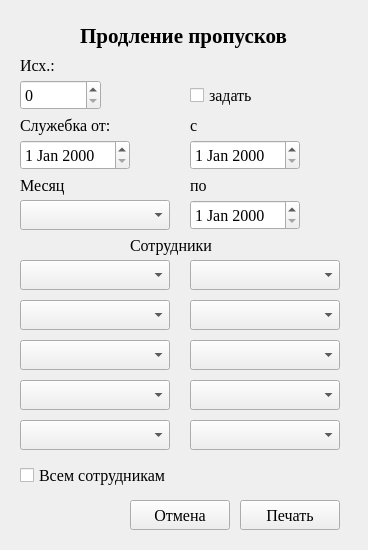
<?xml version="1.0" encoding="UTF-8"?>
<ui version="4.0">
 <class>Form</class>
 <widget class="QWidget" name="Form">
  <property name="geometry">
   <rect>
    <x>0</x>
    <y>0</y>
    <width>368</width>
    <height>550</height>
   </rect>
  </property>
  <property name="windowTitle">
   <string>Form</string>
  </property>
  <widget class="QLabel" name="label_5">
   <property name="geometry">
    <rect>
     <x>130</x>
     <y>230</y>
     <width>101</width>
     <height>30</height>
    </rect>
   </property>
   <property name="font">
    <font>
     <family>Times New Roman</family>
     <pointsize>12</pointsize>
    </font>
   </property>
   <property name="text">
    <string>Сотрудники</string>
   </property>
  </widget>
  <widget class="QLabel" name="label_6">
   <property name="geometry">
    <rect>
     <x>80</x>
     <y>20</y>
     <width>231</width>
     <height>31</height>
    </rect>
   </property>
   <property name="font">
    <font>
     <family>Times New Roman</family>
     <pointsize>16</pointsize>
     <bold>true</bold>
    </font>
   </property>
   <property name="text">
    <string>Продление пропусков</string>
   </property>
  </widget>
  <widget class="QCheckBox" name="cb_all">
   <property name="geometry">
    <rect>
     <x>20</x>
     <y>460</y>
     <width>181</width>
     <height>30</height>
    </rect>
   </property>
   <property name="font">
    <font>
     <family>Times New Roman</family>
     <pointsize>12</pointsize>
    </font>
   </property>
   <property name="text">
    <string>Всем сотрудникам</string>
   </property>
  </widget>
  <widget class="QPushButton" name="b_ok">
   <property name="geometry">
    <rect>
     <x>240</x>
     <y>500</y>
     <width>100</width>
     <height>30</height>
    </rect>
   </property>
   <property name="font">
    <font>
     <family>Times New Roman</family>
     <pointsize>12</pointsize>
    </font>
   </property>
   <property name="text">
    <string>Печать</string>
   </property>
  </widget>
  <widget class="QPushButton" name="b_cancel">
   <property name="geometry">
    <rect>
     <x>130</x>
     <y>500</y>
     <width>100</width>
     <height>30</height>
    </rect>
   </property>
   <property name="font">
    <font>
     <family>Times New Roman</family>
     <pointsize>12</pointsize>
    </font>
   </property>
   <property name="text">
    <string>Отмена</string>
   </property>
  </widget>
  <widget class="QDateEdit" name="d_note">
   <property name="geometry">
    <rect>
     <x>20</x>
     <y>140</y>
     <width>110</width>
     <height>30</height>
    </rect>
   </property>
   <property name="font">
    <font>
     <family>Times New Roman</family>
     <pointsize>12</pointsize>
    </font>
   </property>
  </widget>
  <widget class="QLabel" name="label_7">
   <property name="geometry">
    <rect>
     <x>20</x>
     <y>110</y>
     <width>101</width>
     <height>30</height>
    </rect>
   </property>
   <property name="font">
    <font>
     <family>Times New Roman</family>
     <pointsize>12</pointsize>
    </font>
   </property>
   <property name="text">
    <string>Служебка от:</string>
   </property>
  </widget>
  <widget class="QSpinBox" name="number">
   <property name="geometry">
    <rect>
     <x>20</x>
     <y>80</y>
     <width>81</width>
     <height>30</height>
    </rect>
   </property>
   <property name="font">
    <font>
     <family>Times New Roman</family>
     <pointsize>12</pointsize>
    </font>
   </property>
   <property name="maximum">
    <number>10000</number>
   </property>
  </widget>
  <widget class="QLabel" name="label_8">
   <property name="geometry">
    <rect>
     <x>20</x>
     <y>50</y>
     <width>49</width>
     <height>30</height>
    </rect>
   </property>
   <property name="font">
    <font>
     <family>Times New Roman</family>
     <pointsize>12</pointsize>
    </font>
   </property>
   <property name="text">
    <string>Исх.:</string>
   </property>
  </widget>
  <widget class="QComboBox" name="worker_1">
   <property name="geometry">
    <rect>
     <x>20</x>
     <y>260</y>
     <width>150</width>
     <height>30</height>
    </rect>
   </property>
   <property name="font">
    <font>
     <family>Times New Roman</family>
     <pointsize>12</pointsize>
    </font>
   </property>
  </widget>
  <widget class="QComboBox" name="worker_2">
   <property name="geometry">
    <rect>
     <x>20</x>
     <y>300</y>
     <width>150</width>
     <height>30</height>
    </rect>
   </property>
   <property name="font">
    <font>
     <family>Times New Roman</family>
     <pointsize>12</pointsize>
    </font>
   </property>
  </widget>
  <widget class="QComboBox" name="worker_3">
   <property name="geometry">
    <rect>
     <x>20</x>
     <y>340</y>
     <width>150</width>
     <height>30</height>
    </rect>
   </property>
   <property name="font">
    <font>
     <family>Times New Roman</family>
     <pointsize>12</pointsize>
    </font>
   </property>
  </widget>
  <widget class="QComboBox" name="worker_4">
   <property name="geometry">
    <rect>
     <x>20</x>
     <y>380</y>
     <width>150</width>
     <height>30</height>
    </rect>
   </property>
   <property name="font">
    <font>
     <family>Times New Roman</family>
     <pointsize>12</pointsize>
    </font>
   </property>
  </widget>
  <widget class="QComboBox" name="worker_5">
   <property name="geometry">
    <rect>
     <x>20</x>
     <y>420</y>
     <width>150</width>
     <height>30</height>
    </rect>
   </property>
   <property name="font">
    <font>
     <family>Times New Roman</family>
     <pointsize>12</pointsize>
    </font>
   </property>
  </widget>
  <widget class="QComboBox" name="worker_6">
   <property name="geometry">
    <rect>
     <x>190</x>
     <y>260</y>
     <width>150</width>
     <height>30</height>
    </rect>
   </property>
   <property name="font">
    <font>
     <family>Times New Roman</family>
     <pointsize>12</pointsize>
    </font>
   </property>
  </widget>
  <widget class="QComboBox" name="worker_7">
   <property name="geometry">
    <rect>
     <x>190</x>
     <y>300</y>
     <width>150</width>
     <height>30</height>
    </rect>
   </property>
   <property name="font">
    <font>
     <family>Times New Roman</family>
     <pointsize>12</pointsize>
    </font>
   </property>
  </widget>
  <widget class="QComboBox" name="worker_8">
   <property name="geometry">
    <rect>
     <x>190</x>
     <y>340</y>
     <width>150</width>
     <height>30</height>
    </rect>
   </property>
   <property name="font">
    <font>
     <family>Times New Roman</family>
     <pointsize>12</pointsize>
    </font>
   </property>
  </widget>
  <widget class="QComboBox" name="worker_9">
   <property name="geometry">
    <rect>
     <x>190</x>
     <y>380</y>
     <width>150</width>
     <height>30</height>
    </rect>
   </property>
   <property name="font">
    <font>
     <family>Times New Roman</family>
     <pointsize>12</pointsize>
    </font>
   </property>
  </widget>
  <widget class="QComboBox" name="cb_month">
   <property name="geometry">
    <rect>
     <x>20</x>
     <y>200</y>
     <width>150</width>
     <height>30</height>
    </rect>
   </property>
   <property name="font">
    <font>
     <family>Times New Roman</family>
     <pointsize>12</pointsize>
    </font>
   </property>
  </widget>
  <widget class="QLabel" name="label">
   <property name="geometry">
    <rect>
     <x>20</x>
     <y>170</y>
     <width>49</width>
     <height>30</height>
    </rect>
   </property>
   <property name="font">
    <font>
     <family>Times New Roman</family>
     <pointsize>12</pointsize>
    </font>
   </property>
   <property name="text">
    <string>Месяц</string>
   </property>
  </widget>
  <widget class="QComboBox" name="worker_10">
   <property name="geometry">
    <rect>
     <x>190</x>
     <y>420</y>
     <width>150</width>
     <height>30</height>
    </rect>
   </property>
   <property name="font">
    <font>
     <family>Times New Roman</family>
     <pointsize>12</pointsize>
    </font>
   </property>
  </widget>
  <widget class="QDateEdit" name="d_from">
   <property name="geometry">
    <rect>
     <x>190</x>
     <y>140</y>
     <width>110</width>
     <height>30</height>
    </rect>
   </property>
   <property name="font">
    <font>
     <family>Times New Roman</family>
     <pointsize>12</pointsize>
    </font>
   </property>
  </widget>
  <widget class="QDateEdit" name="d_to">
   <property name="geometry">
    <rect>
     <x>190</x>
     <y>200</y>
     <width>110</width>
     <height>30</height>
    </rect>
   </property>
   <property name="font">
    <font>
     <family>Times New Roman</family>
     <pointsize>12</pointsize>
    </font>
   </property>
  </widget>
  <widget class="QLabel" name="label_2">
   <property name="geometry">
    <rect>
     <x>190</x>
     <y>110</y>
     <width>49</width>
     <height>30</height>
    </rect>
   </property>
   <property name="font">
    <font>
     <family>Times New Roman</family>
     <pointsize>12</pointsize>
    </font>
   </property>
   <property name="text">
    <string>с</string>
   </property>
  </widget>
  <widget class="QLabel" name="label_3">
   <property name="geometry">
    <rect>
     <x>190</x>
     <y>170</y>
     <width>49</width>
     <height>30</height>
    </rect>
   </property>
   <property name="font">
    <font>
     <family>Times New Roman</family>
     <pointsize>12</pointsize>
    </font>
   </property>
   <property name="text">
    <string>по</string>
   </property>
  </widget>
  <widget class="QCheckBox" name="cb_manual_set">
   <property name="geometry">
    <rect>
     <x>190</x>
     <y>80</y>
     <width>76</width>
     <height>30</height>
    </rect>
   </property>
   <property name="font">
    <font>
     <family>Times New Roman</family>
     <pointsize>12</pointsize>
    </font>
   </property>
   <property name="text">
    <string>задать</string>
   </property>
  </widget>
 </widget>
 <resources/>
 <connections/>
</ui>
